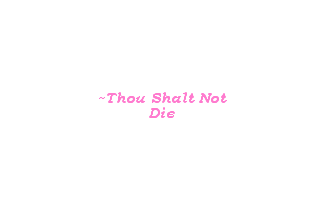

A level layout from a 2D game, rendered from its tile map. Below: a short description, then the map file with its tile-grid data intact:
An orthogonal 40x28 tile map with 8x8 px tiles, 1 tile layer (Tile Layer 1).

<map version="1.2" tiledversion="1.2.5" orientation="orthogonal" renderorder="right-down" width="40" height="28" tilewidth="8" tileheight="8" infinite="0" nextlayerid="2" nextobjectid="1">
 <tileset firstgid="1" name="CESALOGO" tilewidth="8" tileheight="8" tilecount="72" columns="18">
  <image source="CESALOGO.bmp" width="146" height="32" />
 </tileset>
 <layer id="1" name="Tile Layer 1" width="40" height="28">
  <data encoding="csv">
1,1,1,1,1,1,1,1,1,1,1,1,1,1,1,1,1,1,1,1,1,1,1,1,1,1,1,1,1,1,1,1,1,1,1,1,1,1,1,1,
1,1,1,1,1,1,1,1,1,1,1,1,1,1,1,1,1,1,1,1,1,1,1,1,1,1,1,1,1,1,1,1,1,1,1,1,1,1,1,1,
1,1,1,1,1,1,1,1,1,1,1,1,1,1,1,1,1,1,1,1,1,1,1,1,1,1,1,1,1,1,1,1,1,1,1,1,1,1,1,1,
1,1,1,1,1,1,1,1,1,1,1,1,1,1,1,1,1,1,1,1,1,1,1,1,1,1,1,1,1,1,1,1,1,1,1,1,1,1,1,1,
1,1,1,1,1,1,1,1,1,1,1,1,1,1,1,1,1,1,1,1,1,1,1,1,1,1,1,1,1,1,1,1,1,1,1,1,1,1,1,1,
1,1,1,1,1,1,1,1,1,1,1,1,1,1,1,1,1,1,1,1,1,1,1,1,1,1,1,1,1,1,1,1,1,1,1,1,1,1,1,1,
1,1,1,1,1,1,1,1,1,1,1,1,1,1,1,1,1,1,1,1,1,1,1,1,1,1,1,1,1,1,1,1,1,1,1,1,1,1,1,1,
1,1,1,1,1,1,1,1,1,1,1,1,1,1,1,1,1,1,1,1,1,1,1,1,1,1,1,1,1,1,1,1,1,1,1,1,1,1,1,1,
1,1,1,1,1,1,1,1,1,1,1,1,1,1,1,1,1,1,1,1,1,1,1,1,1,1,1,1,1,1,1,1,1,1,1,1,1,1,1,1,
1,1,1,1,1,1,1,1,1,1,1,1,1,1,1,1,1,1,1,1,1,1,1,1,1,1,1,1,1,1,1,1,1,1,1,1,1,1,1,1,
1,1,1,1,1,1,1,1,1,1,1,1,1,1,1,1,1,1,1,1,1,1,1,1,1,1,1,1,1,1,1,1,1,1,1,1,1,1,1,1,
1,1,1,1,1,1,1,1,1,1,1,1,2,3,4,5,6,7,8,9,10,11,12,13,14,15,16,17,18,1,1,1,1,1,1,1,1,1,1,1,
1,1,1,1,1,1,1,1,1,1,1,19,20,21,22,23,24,25,26,27,28,29,30,31,32,33,34,35,36,1,1,1,1,1,1,1,1,1,1,1,
1,1,1,1,1,1,1,1,1,1,1,37,38,39,40,41,42,43,44,45,46,47,48,49,50,51,52,53,54,1,1,1,1,1,1,1,1,1,1,1,
1,1,1,1,1,1,1,1,1,1,1,55,56,57,58,59,60,61,62,63,64,65,66,67,68,69,70,71,72,1,1,1,1,1,1,1,1,1,1,1,
1,1,1,1,1,1,1,1,1,1,1,1,1,1,1,1,1,1,1,1,1,1,1,1,1,1,1,1,1,1,1,1,1,1,1,1,1,1,1,1,
1,1,1,1,1,1,1,1,1,1,1,1,1,1,1,1,1,1,1,1,1,1,1,1,1,1,1,1,1,1,1,1,1,1,1,1,1,1,1,1,
1,1,1,1,1,1,1,1,1,1,1,1,1,1,1,1,1,1,1,1,1,1,1,1,1,1,1,1,1,1,1,1,1,1,1,1,1,1,1,1,
1,1,1,1,1,1,1,1,1,1,1,1,1,1,1,1,1,1,1,1,1,1,1,1,1,1,1,1,1,1,1,1,1,1,1,1,1,1,1,1,
1,1,1,1,1,1,1,1,1,1,1,1,1,1,1,1,1,1,1,1,1,1,1,1,1,1,1,1,1,1,1,1,1,1,1,1,1,1,1,1,
1,1,1,1,1,1,1,1,1,1,1,1,1,1,1,1,1,1,1,1,1,1,1,1,1,1,1,1,1,1,1,1,1,1,1,1,1,1,1,1,
1,1,1,1,1,1,1,1,1,1,1,1,1,1,1,1,1,1,1,1,1,1,1,1,1,1,1,1,1,1,1,1,1,1,1,1,1,1,1,1,
1,1,1,1,1,1,1,1,1,1,1,1,1,1,1,1,1,1,1,1,1,1,1,1,1,1,1,1,1,1,1,1,1,1,1,1,1,1,1,1,
1,1,1,1,1,1,1,1,1,1,1,1,1,1,1,1,1,1,1,1,1,1,1,1,1,1,1,1,1,1,1,1,1,1,1,1,1,1,1,1,
1,1,1,1,1,1,1,1,1,1,1,1,1,1,1,1,1,1,1,1,1,1,1,1,1,1,1,1,1,1,1,1,1,1,1,1,1,1,1,1,
1,1,1,1,1,1,1,1,1,1,1,1,1,1,1,1,1,1,1,1,1,1,1,1,1,1,1,1,1,1,1,1,1,1,1,1,1,1,1,1,
1,1,1,1,1,1,1,1,1,1,1,1,1,1,1,1,1,1,1,1,1,1,1,1,1,1,1,1,1,1,1,1,1,1,1,1,1,1,1,1,
1,1,1,1,1,1,1,1,1,1,1,1,1,1,1,1,1,1,1,1,1,1,1,1,1,1,1,1,1,1,1,1,1,1,1,1,1,1,1,1
</data>
 </layer>
</map>
